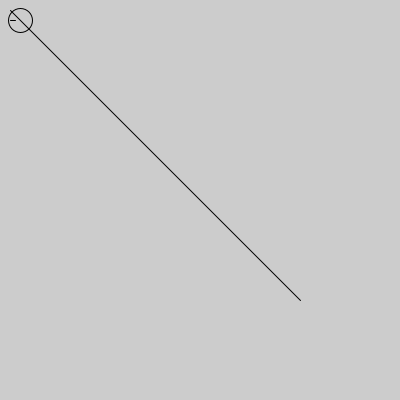
Frame 1 (no input)
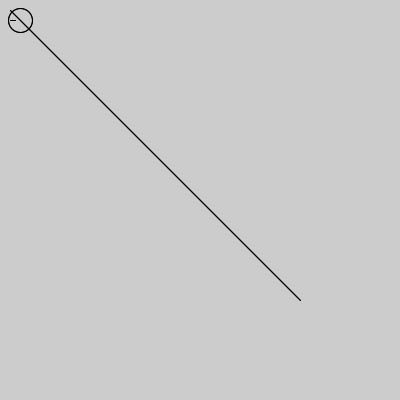
Frame 2 (the mouse pressed at the canvas centre, redrawn once)

The Processing sketch that drew these frames (run headless with seeded random() and noise(); the mouse was pressed at the canvas centre and the sketch redrawn once):

// Processing sketch: vector
// ── vector.pde
PVector v1, v2;

void setup() {
	size(400,400);
  smooth();
  noLoop();
  v2 = lineIntersection(10,10,300,300,10,20,15,20); 
  noFill();
}

void draw() {
  //line(v2.x, v2.y, 0,0);
  line(10,10,300,300);
  line(10,20,15,20);
  
  ellipse(v2.x, v2.y, 24, 24);
}

// Line Segment Intersection
PVector segIntersection(float x1, float y1, float x2, float y2, float x3, float y3, float x4, float y4){
  float bx = x2 - x1;
  float by = y2 - y1;
  float dx = x4 - x3;
  float dy = y4 - y3;
 
  float b_dot_d_perp = bx * dy - by * dx;
 
  if(b_dot_d_perp == 0) return null;
 
  float cx = x3 - x1;
  float cy = y3 - y1;
 
  float t = (cx * dy - cy * dx) / b_dot_d_perp;
  if(t < 0 || t > 1) return null;
 
  float u = (cx * by - cy * bx) / b_dot_d_perp;
  if(u < 0 || u > 1) return null;
 
  return new PVector(x1+t*bx, y1+t*by);
}

// Infinite Line Intersection
PVector lineIntersection(float x1, float y1, float x2, float y2, float x3, float y3, float x4, float y4){
  float bx = x2 - x1;
  float by = y2 - y1;
  float dx = x4 - x3;
  float dy = y4 - y3;
 
  float b_dot_d_perp = bx*dy - by*dx;
 
  if(b_dot_d_perp == 0) return null;
 
  float cx = x3-x1;
  float cy = y3-y1;
 
  float t = (cx*dy - cy*dx) / b_dot_d_perp;
 
  return new PVector(x1+t*bx, y1+t*by);
}
 
